Frame 1 (no input): blank canvas, image omitted
Frame 60 (no input): blank canvas, image omitted
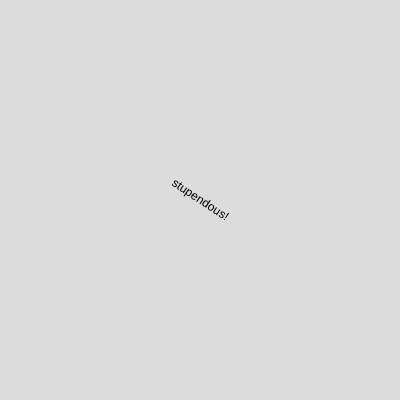
Frame 120 (the mouse pressed at the canvas centre since frame 60)

The p5.js sketch whose frames 1 and 60 were blank and that drew this single picture after the mouse press (run headless with seeded random() and noise() and a simulated clock; from frame 60 on, the mouse is pressed at the canvas centre):

// p5.js sketch
// ── sketch.js
let spinners = [];

function makeSpinner() {
  let thisDude = {
    x: mouseX,
    y: mouseY,
    speed: random(-0.5, 0.5),
  };
  return thisDude;
}

function setup() {
  createCanvas(400, 400);
}

function draw() {
  background(220);
  textAlign(CENTER, CENTER);
  for (let i = 0; i < spinners.length; i++) {
    push();
    translate(spinners[i].x, spinners[i].y);
    rotate(frameCount * spinners[i].speed);
    text("stupendous!", 0, 0);
    pop();
  }
}

function mousePressed() {
  spinners.push(makeSpinner());
}
